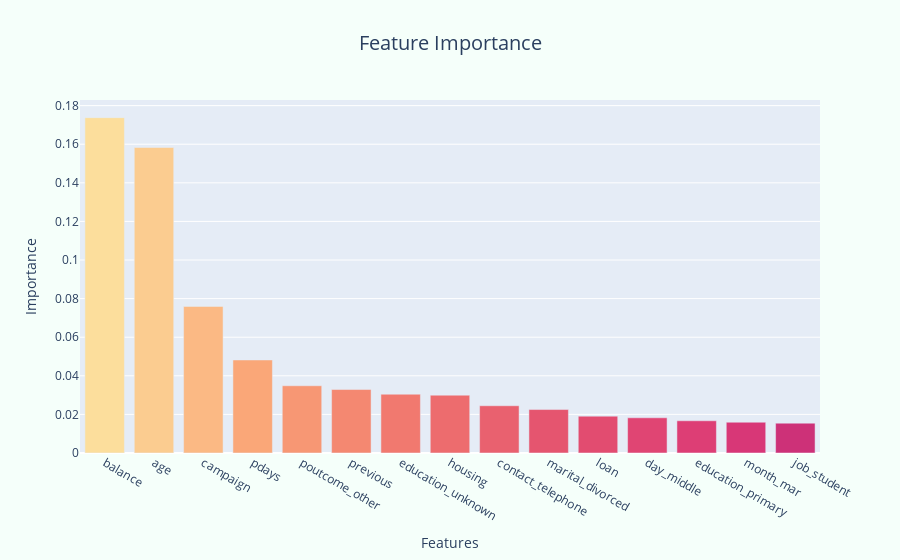

Notebook code cell kept with this figure:
### Markdown cell above
Above we have our 3 confustion matricies that were seen before along with an ROC curve.To briefly analyze the confusion matricies, we have a strong Accuracy for our test set with a value of about 0.71 and a strong Accuacy for our full dataset with an Accuracy of about 0.91. 

Below the confustion matricies, we can see the ROC curve with a value of 0.904 which is very strong. The ROC curve shows the trade-off between sensitivity (or TPR) and specificity (1 – FPR). Classifiers that give curves closer to the top-left corner indicate a better performance. As a baseline, a random classifier is expected to give points lying along the diagonal (FPR = TPR). The closer the curve comes to the 45-degree diagonal of the ROC space, the less accurate the test. In other words, the 45-degree line represents randomly choosing an outcome.

### Code cell
Featureimportances(RandomForestClassifier(), X_train, y_train)

### Figure 1 — Plotly figure (JSON) as saved in the notebook; plotly's stock layout.template omitted (floating-point values rounded to 4 significant figures)
{"data": [{"marker": {"color": [0, 1, 2, 3, 4, 5, 6, 7, 8, 9, 10, 11, 12, 13, 14, 15, 16, 17, 18, 19], "colorscale": [[0, "rgb(252, 222, 156)"], [0.1667, "rgb(250, 164, 118)"], [0.3333, "rgb(240, 116, 110)"], [0.5, "rgb(227, 79, 111)"], [0.6667, "rgb(220, 57, 119)"], [0.8333, "rgb(185, 37, 122)"], [1, "rgb(124, 29, 111)"]]}, "type": "bar", "x": ["balance", "age", "campaign", "pdays", "poutcome_other", "previous", "education_unknown", "housing", "contact_telephone", "marital_divorced", "loan", "day_middle", "education_primary", "month_mar", "job_student"], "y": [0.1738, 0.1583, 0.07596, 0.0482, 0.03485, 0.03289, 0.03046, 0.02996, 0.02449, 0.02252, 0.0191, 0.01824, 0.01669, 0.01595, 0.01547]}], "layout": {"paper_bgcolor": "mintcream", "title": {"font": {"size": 20}, "text": "Feature Importance", "x": 0.5}, "xaxis": {"title": {"text": "Features"}}, "yaxis": {"title": {"text": "Importance"}}}}
